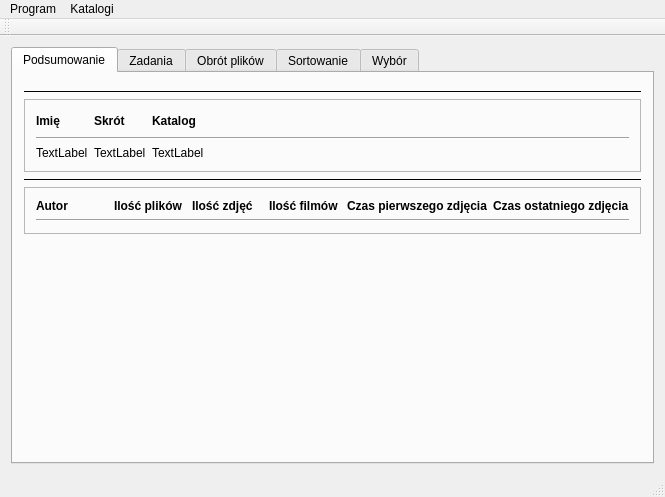
<?xml version="1.0" encoding="UTF-8"?>
<ui version="4.0">
 <class>MainWindow</class>
 <widget class="QMainWindow" name="MainWindow">
  <property name="geometry">
   <rect>
    <x>0</x>
    <y>0</y>
    <width>665</width>
    <height>497</height>
   </rect>
  </property>
  <property name="windowTitle">
   <string>MainWindow</string>
  </property>
  <widget class="QWidget" name="centralWidget">
   <layout class="QHBoxLayout" name="horizontalLayout">
    <item>
     <widget class="QTabWidget" name="tabWidget">
      <property name="currentIndex">
       <number>0</number>
      </property>
      <widget class="QWidget" name="tabInfo">
       <attribute name="title">
        <string>Podsumowanie</string>
       </attribute>
       <layout class="QVBoxLayout" name="verticalLayout">
        <item>
         <widget class="Workers" name="widget" native="true"/>
        </item>
        <item>
         <widget class="Line" name="line_2">
          <property name="frameShadow">
           <enum>QFrame::Plain</enum>
          </property>
          <property name="orientation">
           <enum>Qt::Horizontal</enum>
          </property>
         </widget>
        </item>
        <item>
         <widget class="QFrame" name="frame">
          <property name="frameShape">
           <enum>QFrame::StyledPanel</enum>
          </property>
          <property name="frameShadow">
           <enum>QFrame::Plain</enum>
          </property>
          <layout class="QGridLayout" name="gridLayout">
           <item row="2" column="2" colspan="2">
            <widget class="QLabel" name="label_4">
             <property name="text">
              <string>TextLabel</string>
             </property>
            </widget>
           </item>
           <item row="0" column="1">
            <widget class="QLabel" name="etShort">
             <property name="text">
              <string>&lt;html&gt;&lt;head/&gt;&lt;body&gt;&lt;p&gt;&lt;span style=&quot; font-weight:600;&quot;&gt;Skrót&lt;/span&gt;&lt;/p&gt;&lt;/body&gt;&lt;/html&gt;</string>
             </property>
            </widget>
           </item>
           <item row="2" column="0">
            <widget class="QLabel" name="label">
             <property name="text">
              <string>TextLabel</string>
             </property>
            </widget>
           </item>
           <item row="1" column="0" colspan="4">
            <widget class="Line" name="line_3">
             <property name="orientation">
              <enum>Qt::Horizontal</enum>
             </property>
            </widget>
           </item>
           <item row="0" column="3">
            <spacer name="horizontalSpacer">
             <property name="orientation">
              <enum>Qt::Horizontal</enum>
             </property>
             <property name="sizeHint" stdset="0">
              <size>
               <width>40</width>
               <height>20</height>
              </size>
             </property>
            </spacer>
           </item>
           <item row="0" column="2">
            <widget class="QLabel" name="etDir">
             <property name="text">
              <string>&lt;html&gt;&lt;head/&gt;&lt;body&gt;&lt;p&gt;&lt;span style=&quot; font-weight:600;&quot;&gt;Katalog&lt;/span&gt;&lt;/p&gt;&lt;/body&gt;&lt;/html&gt;</string>
             </property>
            </widget>
           </item>
           <item row="0" column="0">
            <widget class="QLabel" name="etName">
             <property name="text">
              <string>&lt;html&gt;&lt;head/&gt;&lt;body&gt;&lt;p&gt;&lt;span style=&quot; font-weight:600;&quot;&gt;Imię&lt;/span&gt;&lt;/p&gt;&lt;/body&gt;&lt;/html&gt;</string>
             </property>
            </widget>
           </item>
           <item row="2" column="1">
            <widget class="QLabel" name="label_3">
             <property name="text">
              <string>TextLabel</string>
             </property>
            </widget>
           </item>
          </layout>
         </widget>
        </item>
        <item>
         <widget class="Line" name="line">
          <property name="frameShadow">
           <enum>QFrame::Plain</enum>
          </property>
          <property name="orientation">
           <enum>Qt::Horizontal</enum>
          </property>
         </widget>
        </item>
        <item>
         <widget class="QFrame" name="frame_2">
          <property name="frameShape">
           <enum>QFrame::StyledPanel</enum>
          </property>
          <property name="frameShadow">
           <enum>QFrame::Plain</enum>
          </property>
          <layout class="QGridLayout" name="gridLayout_2">
           <item row="0" column="0">
            <widget class="QLabel" name="label_7">
             <property name="text">
              <string>&lt;html&gt;&lt;head/&gt;&lt;body&gt;&lt;p&gt;&lt;span style=&quot; font-weight:600;&quot;&gt;Autor&lt;/span&gt;&lt;/p&gt;&lt;/body&gt;&lt;/html&gt;</string>
             </property>
            </widget>
           </item>
           <item row="0" column="3">
            <widget class="QLabel" name="etMovieNum">
             <property name="text">
              <string>&lt;html&gt;&lt;head/&gt;&lt;body&gt;&lt;p&gt;&lt;span style=&quot; font-weight:600;&quot;&gt;Ilość filmów&lt;/span&gt;&lt;/p&gt;&lt;/body&gt;&lt;/html&gt;</string>
             </property>
            </widget>
           </item>
           <item row="0" column="5">
            <widget class="QLabel" name="label_6">
             <property name="text">
              <string>&lt;html&gt;&lt;head/&gt;&lt;body&gt;&lt;p&gt;&lt;span style=&quot; font-weight:600;&quot;&gt;Czas ostatniego zdjęcia&lt;/span&gt;&lt;/p&gt;&lt;/body&gt;&lt;/html&gt;</string>
             </property>
            </widget>
           </item>
           <item row="0" column="4">
            <widget class="QLabel" name="label_5">
             <property name="text">
              <string>&lt;html&gt;&lt;head/&gt;&lt;body&gt;&lt;p&gt;&lt;span style=&quot; font-weight:600;&quot;&gt;Czas pierwszego zdjęcia&lt;/span&gt;&lt;/p&gt;&lt;/body&gt;&lt;/html&gt;</string>
             </property>
            </widget>
           </item>
           <item row="0" column="2">
            <widget class="QLabel" name="etImageNum">
             <property name="text">
              <string>&lt;html&gt;&lt;head/&gt;&lt;body&gt;&lt;p&gt;&lt;span style=&quot; font-weight:600;&quot;&gt;Ilość zdjęć&lt;/span&gt;&lt;/p&gt;&lt;/body&gt;&lt;/html&gt;</string>
             </property>
            </widget>
           </item>
           <item row="0" column="1">
            <widget class="QLabel" name="etFileNum">
             <property name="text">
              <string>&lt;html&gt;&lt;head/&gt;&lt;body&gt;&lt;p&gt;&lt;span style=&quot; font-weight:600;&quot;&gt;Ilość plików&lt;/span&gt;&lt;/p&gt;&lt;/body&gt;&lt;/html&gt;</string>
             </property>
            </widget>
           </item>
           <item row="1" column="0" colspan="6">
            <widget class="Line" name="line_4">
             <property name="orientation">
              <enum>Qt::Horizontal</enum>
             </property>
            </widget>
           </item>
          </layout>
          <zorder>etFileNum</zorder>
          <zorder>etImageNum</zorder>
          <zorder>etMovieNum</zorder>
          <zorder>label_5</zorder>
          <zorder>label_6</zorder>
          <zorder>label_7</zorder>
          <zorder>line_4</zorder>
         </widget>
        </item>
        <item>
         <spacer name="verticalSpacer">
          <property name="orientation">
           <enum>Qt::Vertical</enum>
          </property>
          <property name="sizeHint" stdset="0">
           <size>
            <width>20</width>
            <height>40</height>
           </size>
          </property>
         </spacer>
        </item>
       </layout>
      </widget>
      <widget class="QWidget" name="tabTask">
       <attribute name="title">
        <string>Zadania</string>
       </attribute>
       <layout class="QVBoxLayout" name="verticalLayout_2">
        <item>
         <widget class="WorkerThreadWidget" name="widget_3" native="true"/>
        </item>
       </layout>
      </widget>
      <widget class="QWidget" name="tabRotate">
       <attribute name="title">
        <string>Obrót plików</string>
       </attribute>
      </widget>
      <widget class="QWidget" name="tabSort">
       <attribute name="title">
        <string>Sortowanie</string>
       </attribute>
      </widget>
      <widget class="QWidget" name="tabSelect">
       <attribute name="title">
        <string>Wybór</string>
       </attribute>
      </widget>
     </widget>
    </item>
   </layout>
  </widget>
  <widget class="QMenuBar" name="menuBar">
   <property name="geometry">
    <rect>
     <x>0</x>
     <y>0</y>
     <width>665</width>
     <height>27</height>
    </rect>
   </property>
   <widget class="QMenu" name="menuProgram">
    <property name="title">
     <string>Program</string>
    </property>
    <addaction name="actionNowa_sesja"/>
    <addaction name="separator"/>
    <addaction name="actionZapisz_sesje"/>
    <addaction name="actionOtw_rz_sesje"/>
    <addaction name="separator"/>
    <addaction name="actionWyj_cie"/>
   </widget>
   <widget class="QMenu" name="menuKatalog">
    <property name="title">
     <string>Katalogi</string>
    </property>
    <widget class="QMenu" name="menuUsu">
     <property name="title">
      <string>Usuń katalog wejściowy</string>
     </property>
     <addaction name="separator"/>
    </widget>
    <addaction name="actionDodaj"/>
    <addaction name="menuUsu"/>
    <addaction name="separator"/>
    <addaction name="actionUstaw_katalog_wyj_ciowe"/>
   </widget>
   <addaction name="menuProgram"/>
   <addaction name="menuKatalog"/>
  </widget>
  <widget class="QToolBar" name="mainToolBar">
   <attribute name="toolBarArea">
    <enum>TopToolBarArea</enum>
   </attribute>
   <attribute name="toolBarBreak">
    <bool>false</bool>
   </attribute>
  </widget>
  <widget class="QStatusBar" name="statusBar"/>
  <action name="actionZapisz_sesje">
   <property name="text">
    <string>Zapisz sesje</string>
   </property>
  </action>
  <action name="actionOtw_rz_sesje">
   <property name="text">
    <string>Otwórz sesje</string>
   </property>
  </action>
  <action name="actionWyj_cie">
   <property name="text">
    <string>Wyjście</string>
   </property>
  </action>
  <action name="actionNowa_sesja">
   <property name="text">
    <string>Nowa sesja</string>
   </property>
  </action>
  <action name="actionDodaj">
   <property name="text">
    <string>Dodaj katalog wejściowy</string>
   </property>
  </action>
  <action name="actionUstaw_katalog_wyj_ciowe">
   <property name="text">
    <string>Ustaw katalog wyjściowe</string>
   </property>
  </action>
 </widget>
 <layoutdefault spacing="6" margin="11"/>
 <customwidgets>
  <customwidget>
   <class>Workers</class>
   <extends>QWidget</extends>
   <header>worker.h</header>
   <container>1</container>
  </customwidget>
  <customwidget>
   <class>WorkerThreadWidget</class>
   <extends>QWidget</extends>
   <header>worker.h</header>
   <container>1</container>
  </customwidget>
 </customwidgets>
 <resources/>
 <connections/>
</ui>
